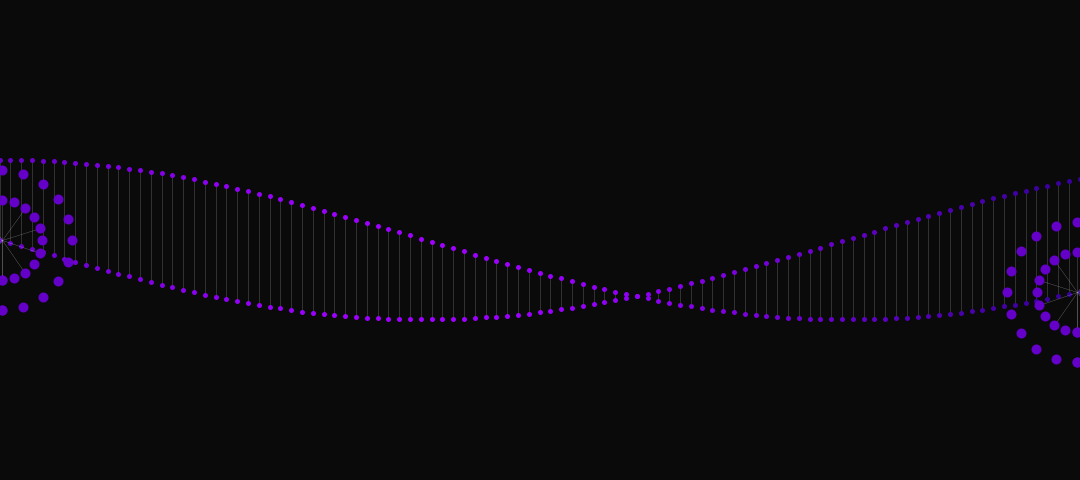
Frame 1 (no input)
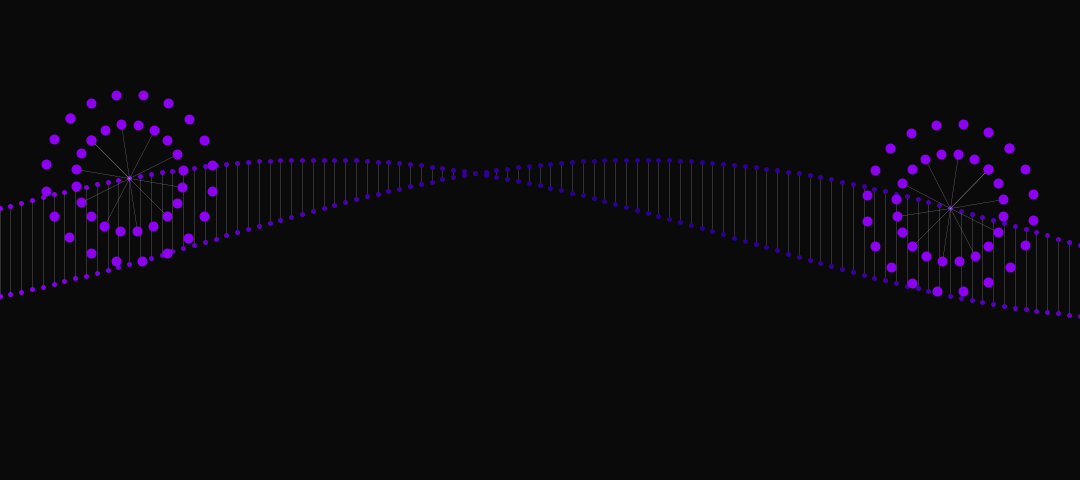
Frame 60 (the mouse pressed at the canvas centre just before this capture)
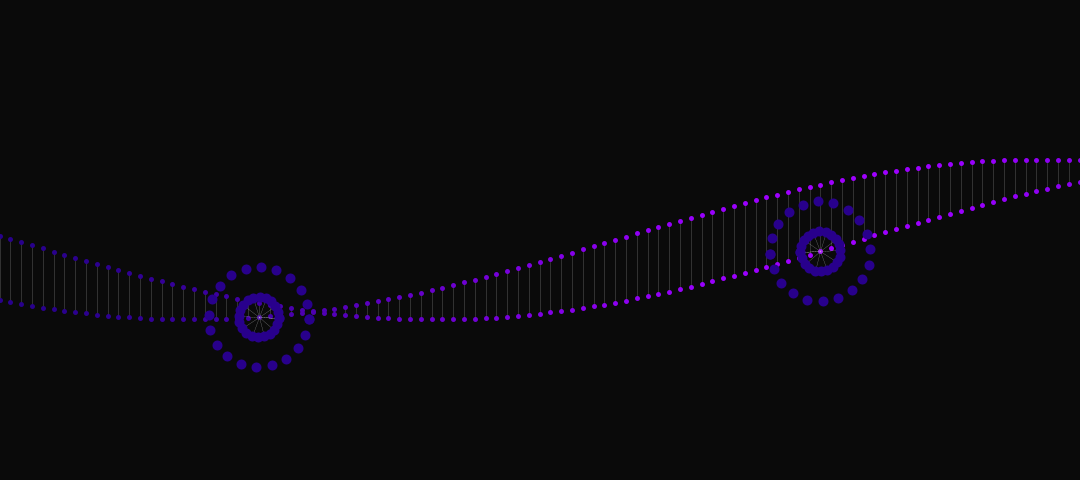
Frame 120 (the mouse held since frame 60 and released just before this capture)

The Processing sketch that drew these frames (run headless with seeded random() and noise(); from frame 60 on, the mouse is pressed at the canvas centre):

// Processing sketch: TrigometryMain
// ── TrigometryMain.pde
int frame = 0;
float multiplier = 0.002;
int numberOfPoints = 100;
float safeMargin;
float pointSize;
float distX;
float halfHeight;

float sinSpeed = 0.04;
float sinStr = 80;

void setup()
{
	size(1080, 480);
	strokeWeight(20);
	safeMargin = pointSize;
	distX = (width - safeMargin)/numberOfPoints;
	halfHeight = height * 0.5f;

	noiseSeed(0);
	frameRate(60);
}

void draw()
{
	background(10);

	strokeWeight(5);
	stroke(255,100,0);

	//DrawSpiral();
	DrawLinesTest();
	frame++;
}

void DrawCircleCool (float xPos, float yPos, float speed)
{
	for (int z = 1; z <= 2; ++z) {
		int n = 20;
		float r = 100 - (30 * z) + sin((frame) * sinSpeed) * 20;
 	 	float angleDist = 360/n;
 		
 		for (int i = 0; i <= n; ++i) {
   	 		float x = xPos + r * sin(-angleDist * PI/180 * i + frame * speed);
  	 		float y = yPos + r * cos(-angleDist * PI/180 * i + frame * speed);

  	 		if(z % 2 == 0 && i % 2 == 0)
  	 		{
  	 			strokeWeight(0.2f);
				stroke(200,200,200);
				line(xPos, yPos, x, y);
  	 		}
			strokeWeight(10);
			float cR = 100 + sin((frame) * sinSpeed) * 60;
			float cG = 0;
			float cB = 200 + sin((frame) * sinSpeed) * 60;
			color c = color(cR, cG, cB);
			stroke(c);
		
			point(x, y);
 		}
		
	}  	
}

float oklart = 0;
float oklart2 = numberOfPoints;
float dir = 1;
void DrawLinesTest()
{
	for (int i = 0; i <= numberOfPoints; ++i) {
		float x = safeMargin + (distX * i);
		float ySin =  halfHeight + sin((frame + i) * sinSpeed + frame * sinSpeed/2) * sinStr;
		float yCos = halfHeight - cos((frame - i) * sinSpeed) * sinStr;

		strokeWeight(0.2f);
		stroke(200,200,200);

		line(x, ySin, x, yCos);

		strokeWeight(5);
		float cR = 100 + sin((frame +i) * sinSpeed ) * 60;
		float cG = 0;
		float cB = 200 + sin((frame +i) * sinSpeed) * 60;
		color c = color(cR, cG, cB);

		stroke(c);
		
		point(x, ySin);//halfHeight + noise(i) * random(0, sinStr * 2)) + sin((frame + i) * sinSpeed) * sinStr);
		
		point(x, yCos);//- kan bli +

	}		

	oklart = oklart + 0.2f * dir;
	oklart2 = oklart2 + 0.2f * -dir;
	if(oklart >= numberOfPoints || oklart <= 0)
		dir = dir * -1;

	DrawCircleCool(safeMargin + (distX * oklart), halfHeight + 
		sin((frame + oklart) * sinSpeed + frame * sinSpeed/2) * sinStr, sinSpeed * -dir);

	DrawCircleCool(safeMargin + (distX * oklart2), halfHeight - 
		cos((frame - oklart2) * sinSpeed) * sinStr, -sinSpeed * -dir);
	

}


// ── DrawLines.pde



void DrawLines()
{
	for (int i = 0; i <= numberOfPoints; ++i) {
		point(safeMargin + (distX * i), halfHeight + 
			sin((frame + i) * sinSpeed) * sinStr);//halfHeight + noise(i) * random(0, sinStr * 2)) + sin((frame + i) * sinSpeed) * sinStr);
	}

	for (int i = 0; i <= numberOfPoints; ++i) {
		point(safeMargin + (distX * i), halfHeight - 
		cos((frame - i) * sinSpeed) * sinStr);//- kan bli +
	}		
	frame++;
}

void DrawCircle()
{
  int n = 20;
  float r = 80;
  float middleX = width * 0.5f;
  float angleDist = 360/n;
  for (int i = 0; i <= n; ++i) {
    float x = middleX + r * sin(-angleDist * PI/180 * i + frame * sinSpeed);
    float y = halfHeight + r * cos(-angleDist * PI/180 * i + frame * sinSpeed);

  		 strokeWeight(1);
		stroke(255,255,255);

		line(middleX, halfHeight, x, y);

		strokeWeight(10);
		stroke(255,100,0);
		
		point(x, y);
  }
  frame++;
}

void DrawSpiral()
{
  	float middleX = width * 0.5f; //Center of circle on x axis //Center of circle on 
  	int n = 200;
  	float r = 20;
	for (int i = 0; i <= n; ++i) {
		float angle = radians(i);
		strokeWeight(1);
		stroke(255,255,255);

		float radius = r + i;
   	 	float x = middleX + cos(angle*10 + (frame * 0.04f)) * radius;  
    	float y = halfHeight + sin(angle*10+(frame * 0.04f)) * radius;

//		line(middleX, halfHeight, x, y);

		strokeWeight(10);
		stroke(255,100,0);
		
		point(x, y);
	}
	frame++;
}
